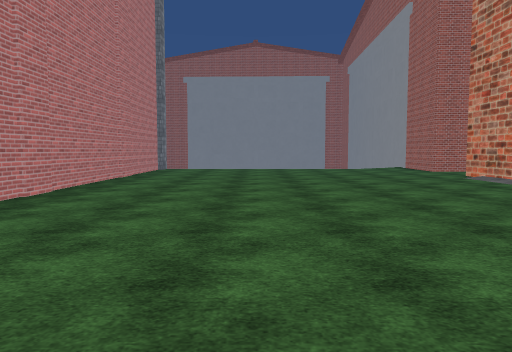
View 1 (above)

18 first-person views from a walk through a Unity game level. The camera is 1.4 m above the floor, tilts 4° down and sees 70° across. The floor is counted in squares, 2 m on a side. Each view is taken from the middle of a square. On the plan, view 1 faces up. The plan holds only what a view shows up to about 11 squares ahead; the rest is blank. The place goes on beyond the plan. Some surface patterns are stand-ins.

View 2
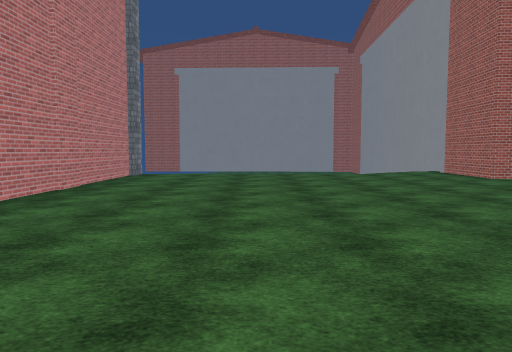

View 3
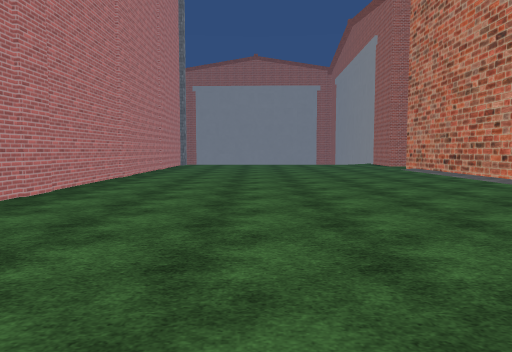

View 4
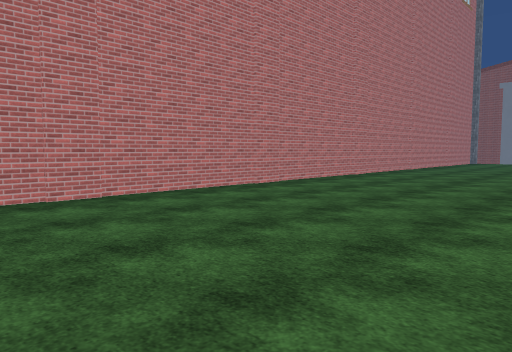

View 5
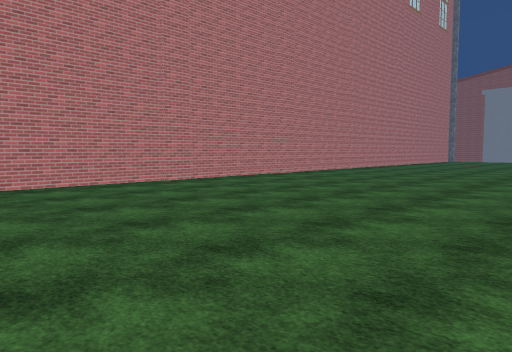

View 6
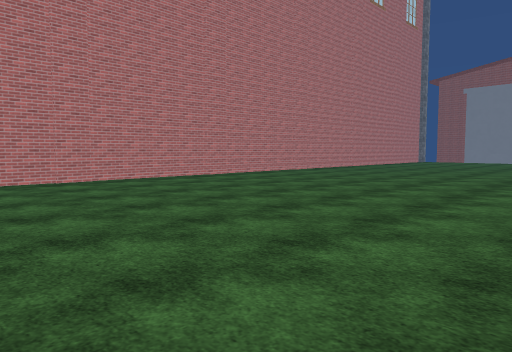

View 7
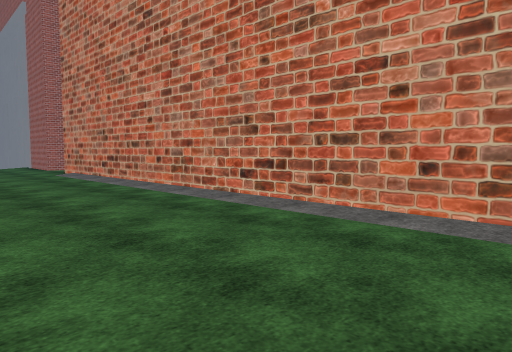

View 8
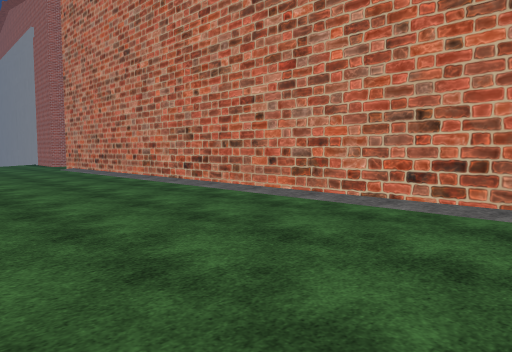

View 9
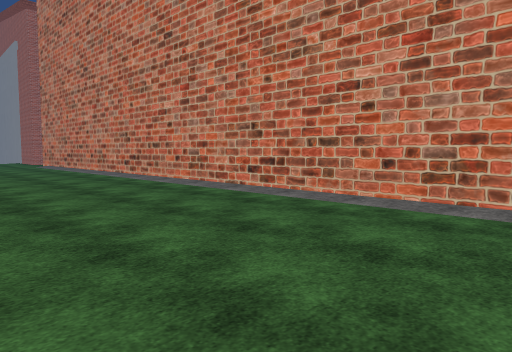

View 10
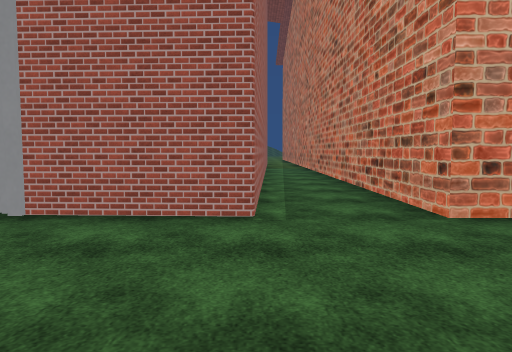

View 11
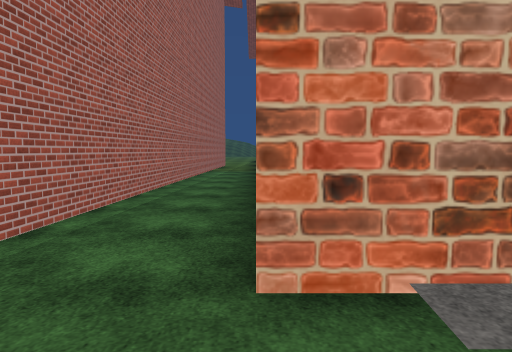

View 12
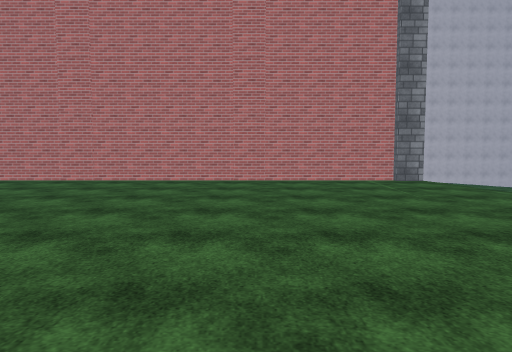

View 13
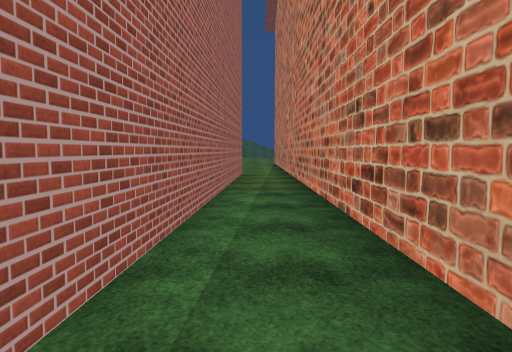

View 14
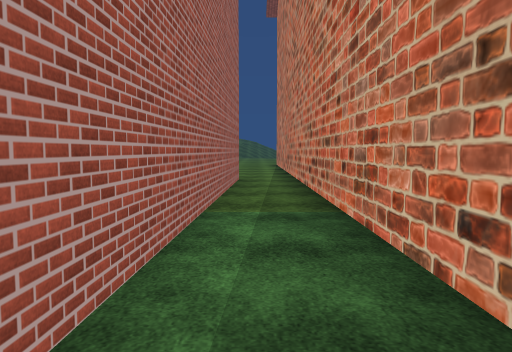

View 15
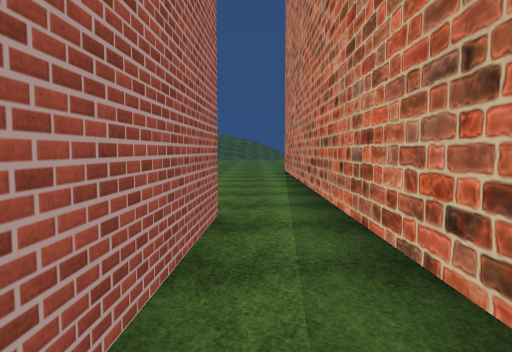

View 16
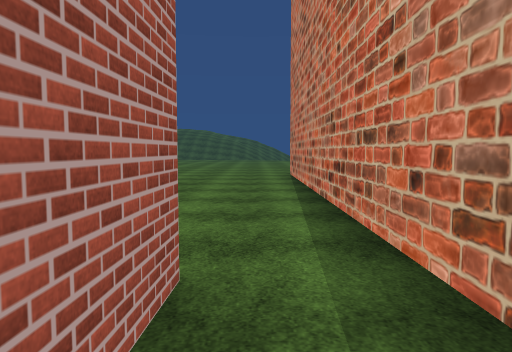

View 17
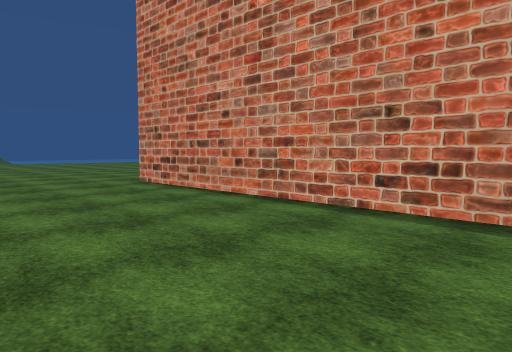

View 18
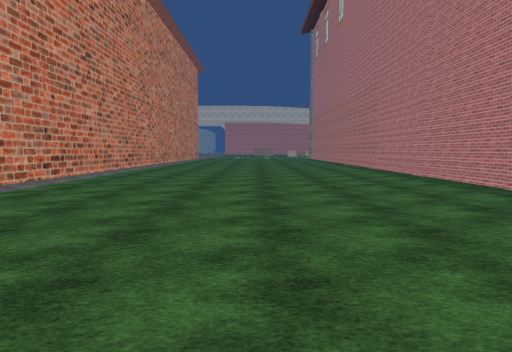

### Floor plan
Points are (right, up) in squares from view 1. A wall is a line through its corners. A room is listed if a view was taken in it or the views show most of it. See-through windows are left out.
Room 1 (views 1, 2, 3, 4, 5, 6, 7, 8, 9, 10, 11, 12, 18)
walls: (5.8, 12) (5.8, 14.5); (-3.5, 13.2) (-3.5, -11); (5.8, -11) (5.8, 10)
ways out: opening at (5, 11) to room 2
objects: pillar (-4, 14)
Room 2 (views 13, 14, 15, 16, 17)
walls: (21, 11.4) (5.8, 12); (5.8, 10) (27.5, 10)
ways out: opening at (5, 11) to room 1

Positions as (right, up) in squares from view 1, and headings:
1: (0, 0), facing up
2: (0, 3), facing up
3: (0, -4), facing up
4: (2, -8), facing up-left
5: (4, -11), facing up-left
6: (5, -9), facing up-left
7: (2, -2), facing up-right
8: (1, -5), facing up-right
9: (1, -8), facing up-right
10: (2, 12), facing right
11: (4, 10), facing right
12: (5, 10), facing left
13: (10, 11), facing right
14: (12, 11), facing right
15: (17, 11), facing right
16: (19, 11), facing right
17: (22, 14), facing down-right
18: (1, 0), facing down
